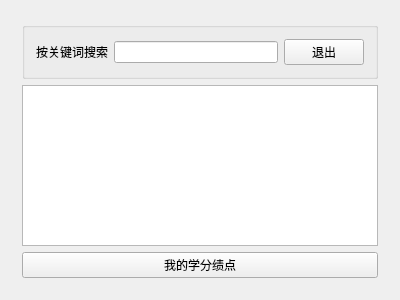
<?xml version="1.0" encoding="UTF-8"?>
<ui version="4.0">
 <class>grade</class>
 <widget class="QWidget" name="grade">
  <property name="geometry">
   <rect>
    <x>0</x>
    <y>0</y>
    <width>400</width>
    <height>300</height>
   </rect>
  </property>
  <property name="windowTitle">
   <string>grade</string>
  </property>
  <layout class="QGridLayout" name="gridLayout">
   <item row="0" column="0">
    <widget class="QWidget" name="widget" native="true">
     <layout class="QGridLayout" name="gridLayout_2">
      <item row="0" column="0">
       <widget class="QGroupBox" name="groupBox_4">
        <property name="title">
         <string/>
        </property>
        <layout class="QHBoxLayout" name="horizontalLayout_10" stretch="0,6,0">
         <item>
          <widget class="QLabel" name="label">
           <property name="text">
            <string>按关键词搜索</string>
           </property>
          </widget>
         </item>
         <item>
          <widget class="QLineEdit" name="lineEdit"/>
         </item>
         <item>
          <widget class="QPushButton" name="pushButton">
           <property name="text">
            <string>退出</string>
           </property>
          </widget>
         </item>
        </layout>
       </widget>
      </item>
      <item row="1" column="0">
       <widget class="QTableView" name="tableView"/>
      </item>
      <item row="2" column="0">
       <widget class="QPushButton" name="pushButton_2">
        <property name="text">
         <string>我的学分绩点</string>
        </property>
       </widget>
      </item>
     </layout>
    </widget>
   </item>
  </layout>
 </widget>
 <layoutdefault spacing="6" margin="11"/>
 <resources/>
 <connections/>
</ui>
